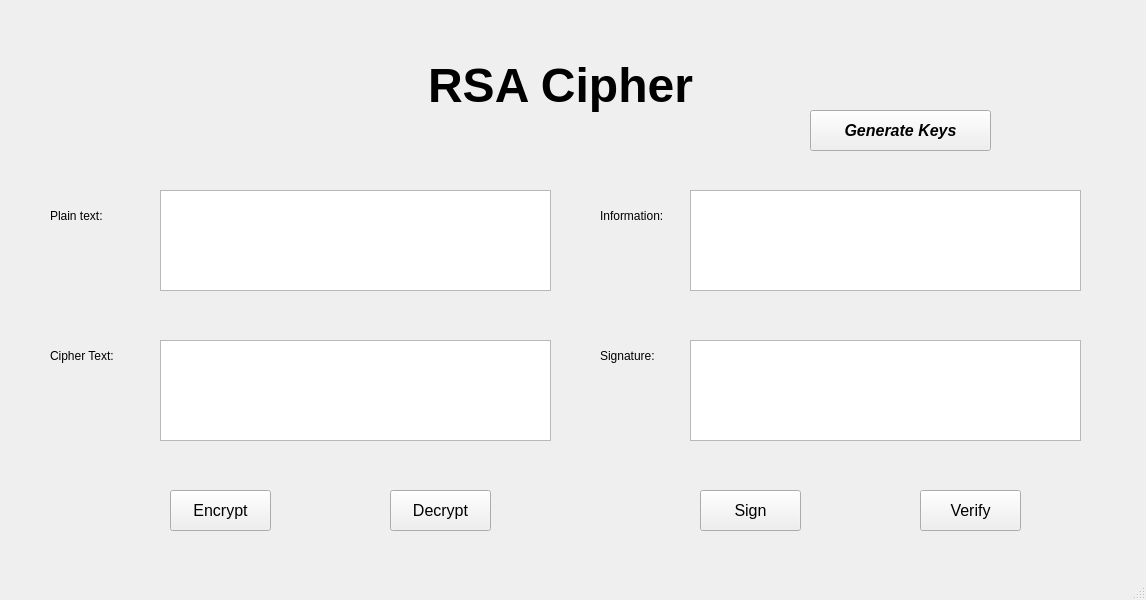
<?xml version="1.0" encoding="UTF-8"?>
<ui version="4.0">
 <class>MainWindow</class>
 <widget class="QMainWindow" name="MainWindow">
  <property name="geometry">
   <rect>
    <x>0</x>
    <y>0</y>
    <width>1146</width>
    <height>600</height>
   </rect>
  </property>
  <property name="windowTitle">
   <string>MainWindow</string>
  </property>
  <widget class="QWidget" name="centralwidget">
   <widget class="QLabel" name="label">
    <property name="geometry">
     <rect>
      <x>330</x>
      <y>30</y>
      <width>461</width>
      <height>111</height>
     </rect>
    </property>
    <property name="minimumSize">
     <size>
      <width>360</width>
      <height>36</height>
     </size>
    </property>
    <property name="font">
     <font>
      <pointsize>36</pointsize>
      <weight>75</weight>
      <bold>true</bold>
     </font>
    </property>
    <property name="autoFillBackground">
     <bool>true</bool>
    </property>
    <property name="lineWidth">
     <number>1</number>
    </property>
    <property name="text">
     <string>RSA Cipher</string>
    </property>
    <property name="alignment">
     <set>Qt::AlignCenter</set>
    </property>
   </widget>
   <widget class="QPushButton" name="btn_encrypt">
    <property name="geometry">
     <rect>
      <x>170</x>
      <y>490</y>
      <width>101</width>
      <height>41</height>
     </rect>
    </property>
    <property name="font">
     <font>
      <pointsize>12</pointsize>
     </font>
    </property>
    <property name="text">
     <string>Encrypt</string>
    </property>
   </widget>
   <widget class="QPlainTextEdit" name="txt_cipher_text">
    <property name="geometry">
     <rect>
      <x>160</x>
      <y>340</y>
      <width>391</width>
      <height>101</height>
     </rect>
    </property>
   </widget>
   <widget class="QLabel" name="label_2">
    <property name="geometry">
     <rect>
      <x>50</x>
      <y>190</y>
      <width>81</width>
      <height>51</height>
     </rect>
    </property>
    <property name="text">
     <string>Plain text:</string>
    </property>
   </widget>
   <widget class="QPushButton" name="btn_decrypt">
    <property name="geometry">
     <rect>
      <x>390</x>
      <y>490</y>
      <width>101</width>
      <height>41</height>
     </rect>
    </property>
    <property name="font">
     <font>
      <pointsize>12</pointsize>
     </font>
    </property>
    <property name="text">
     <string>Decrypt</string>
    </property>
   </widget>
   <widget class="QLabel" name="label_4">
    <property name="geometry">
     <rect>
      <x>50</x>
      <y>330</y>
      <width>81</width>
      <height>51</height>
     </rect>
    </property>
    <property name="text">
     <string>Cipher Text:</string>
    </property>
   </widget>
   <widget class="QPlainTextEdit" name="txt_plain_text">
    <property name="geometry">
     <rect>
      <x>160</x>
      <y>190</y>
      <width>391</width>
      <height>101</height>
     </rect>
    </property>
   </widget>
   <widget class="QLabel" name="label_5">
    <property name="geometry">
     <rect>
      <x>600</x>
      <y>190</y>
      <width>81</width>
      <height>51</height>
     </rect>
    </property>
    <property name="text">
     <string>Information:</string>
    </property>
   </widget>
   <widget class="QPlainTextEdit" name="txt_info">
    <property name="geometry">
     <rect>
      <x>690</x>
      <y>190</y>
      <width>391</width>
      <height>101</height>
     </rect>
    </property>
   </widget>
   <widget class="QPlainTextEdit" name="txt_sign">
    <property name="geometry">
     <rect>
      <x>690</x>
      <y>340</y>
      <width>391</width>
      <height>101</height>
     </rect>
    </property>
   </widget>
   <widget class="QLabel" name="label_6">
    <property name="geometry">
     <rect>
      <x>600</x>
      <y>330</y>
      <width>71</width>
      <height>51</height>
     </rect>
    </property>
    <property name="text">
     <string>Signature:</string>
    </property>
   </widget>
   <widget class="QPushButton" name="btn_verify">
    <property name="geometry">
     <rect>
      <x>920</x>
      <y>490</y>
      <width>101</width>
      <height>41</height>
     </rect>
    </property>
    <property name="font">
     <font>
      <pointsize>12</pointsize>
     </font>
    </property>
    <property name="text">
     <string>Verify</string>
    </property>
   </widget>
   <widget class="QPushButton" name="btn_sign">
    <property name="geometry">
     <rect>
      <x>700</x>
      <y>490</y>
      <width>101</width>
      <height>41</height>
     </rect>
    </property>
    <property name="font">
     <font>
      <pointsize>12</pointsize>
     </font>
    </property>
    <property name="text">
     <string>Sign</string>
    </property>
   </widget>
   <widget class="QPushButton" name="btn_gen_keys">
    <property name="geometry">
     <rect>
      <x>810</x>
      <y>110</y>
      <width>181</width>
      <height>41</height>
     </rect>
    </property>
    <property name="font">
     <font>
      <pointsize>12</pointsize>
      <weight>75</weight>
      <italic>true</italic>
      <bold>true</bold>
     </font>
    </property>
    <property name="toolTip">
     <string>Click to generate key</string>
    </property>
    <property name="toolTipDuration">
     <number>36</number>
    </property>
    <property name="autoFillBackground">
     <bool>false</bool>
    </property>
    <property name="text">
     <string>Generate Keys</string>
    </property>
   </widget>
  </widget>
  <widget class="QMenuBar" name="menubar">
   <property name="geometry">
    <rect>
     <x>0</x>
     <y>0</y>
     <width>1146</width>
     <height>26</height>
    </rect>
   </property>
  </widget>
  <widget class="QStatusBar" name="statusbar"/>
 </widget>
 <resources/>
 <connections/>
</ui>
